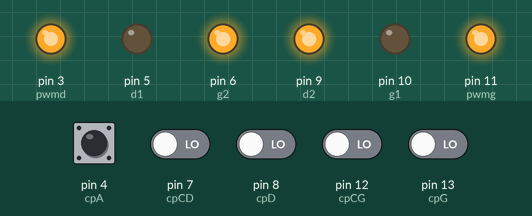
This sketch was run on a simulated Arduino Uno, built with avr-gcc and run on an emulated ATmega328P. On the bench: output pins drawn as LEDs (lit = HIGH). The inputs (shaded band) are chosen by the test bench; at power-on: pin 4 (cpA) HIGH, pin 7 (cpCD), pin 8 (cpD), pin 12 (cpCG), pin 13 (cpG) LOW.

Above: at 1.3 s.
1.4 s: pin 7 (cpCD) driven HIGH
At 2.3 s:
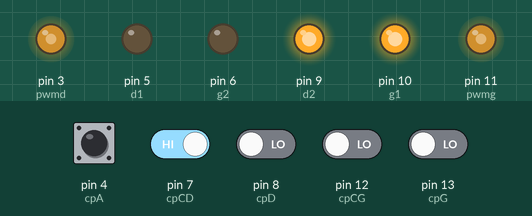
2.9 s: pin 12 (cpCG) driven HIGH
At 3.4 s:
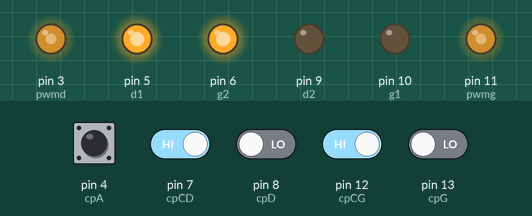
4.4 s: pin 12 (cpCG) driven LOW
At 5.6 s:
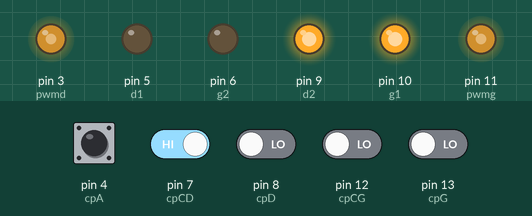
5.9 s: pin 7 (cpCD) driven LOW
At 6.9 s:
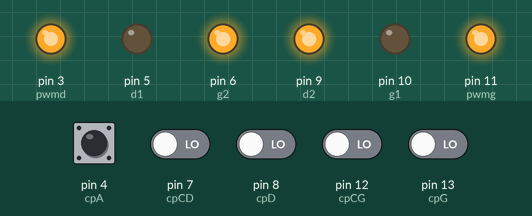
Timing chart, 0 to 8.4 s (numbered marks = the images above; inputs shaded):
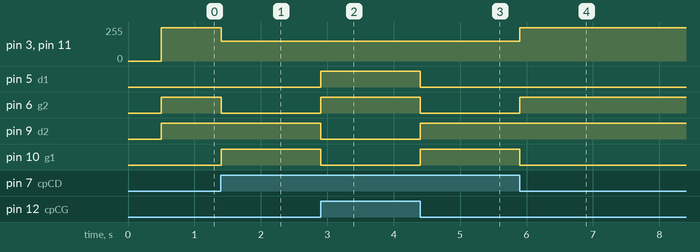

Measured:
- after the input at 1.4 s, pin 3 (pwmd), pin 11 (pwmg): 250/255 → 150/255 at once; pin 6 (g2): HIGH → LOW at once; pin 10 (g1): LOW → HIGH at once
- after the input at 2.9 s, pin 5 (d1), pin 6 (g2): LOW → HIGH at once; pin 9 (d2), pin 10 (g1): HIGH → LOW at once
- after the input at 4.4 s, pin 5 (d1), pin 6 (g2): HIGH → LOW at once; pin 9 (d2), pin 10 (g1): LOW → HIGH at once
- after the input at 5.9 s, pin 3 (pwmd), pin 11 (pwmg): 150/255 → 250/255 at once; pin 6 (g2): LOW → HIGH at once; pin 10 (g1): HIGH → LOW at once

The sketch:

Line_Follower.ino
```cpp
#define pwmd 3
#define d1 5
#define d2 9
#define g2 6
#define g1 10
#define pwmg 11
#define va 250
#define cpD 8
#define cpG 13
#define cpCD 7
#define cpCG 12
#define cpA 4
int testTurn=0;
int CG,CD,CCG,CCD,CA;
//the states
typedef enum {
  Goal,

  Initial,
  FirstTurn,
  Triangle,
  Umberella,
  Cercle,
  Transition,
  All
} State;
State CurrentState=Initial;

void READ(){
     CCG=digitalRead(cpCG);
     CCD=digitalRead(cpCD);
     CG=digitalRead(cpG);
     CD=digitalRead(cpD);
     CA=digitalRead(cpA);
}

void arreter(){
  analogWrite(pwmg,0);
  analogWrite(pwmd,0);
  digitalWrite(d2,LOW);
  digitalWrite(d1,LOW);
    digitalWrite(g2,LOW);
  digitalWrite(g1,LOW);
}
void avancer (){
  analogWrite(pwmg,va);
  analogWrite(pwmd,va);
  digitalWrite(d2,HIGH);
  digitalWrite(d1,LOW);
    digitalWrite(g2,HIGH);
  digitalWrite(g1,LOW);

}
void smoothDroite(){
  analogWrite(pwmg,150);
  analogWrite(pwmd,100);
  digitalWrite(d1,HIGH);
  digitalWrite(d2,LOW);
    digitalWrite(g2,HIGH);
  digitalWrite(g1,LOW);
}
void smoothGauche(){
  analogWrite(pwmg,100);
  analogWrite(pwmd,150);
  digitalWrite(d1,HIGH);
  digitalWrite(d2,LOW);
    digitalWrite(g2,HIGH);
  digitalWrite(g1,LOW);
}
void droite() {
  analogWrite(pwmg,150);
  analogWrite(pwmd,150);
  digitalWrite(d1,HIGH);
  digitalWrite(d2,LOW);
    digitalWrite(g2,HIGH);
  digitalWrite(g1,LOW);

}
void gauche() {
  analogWrite(pwmg,150);
  analogWrite(pwmd,150);
  digitalWrite(d2,HIGH);
  digitalWrite(d1,LOW);
    digitalWrite(g1,HIGH);
  digitalWrite(g2,LOW);

}

void BlackFollower()
    {
      READ();

    if(CCD&&CCG){
    avancer();}
    else if(CD&&!CG){
    droite();
    }
    else if(!digitalRead(cpCD)&&(digitalRead(cpCG))){
    gauche();
    }


}
void setup() {
pinMode(pwmg, OUTPUT);
pinMode(pwmd, OUTPUT);
pinMode(d1, OUTPUT);
pinMode(d2, OUTPUT);
pinMode(g2, OUTPUT);
pinMode(g1, OUTPUT);
pinMode(cpD, INPUT);
pinMode(cpG, INPUT);
pinMode(cpCD, INPUT);
pinMode(cpCG, INPUT);
pinMode(cpA, INPUT);


}

void loop() {
READ();
switch(CurrentState){

  case Initial :{
    arreter();
    delay (500);
    CurrentState=FirstTurn;

  }break;

case FirstTurn :
{READ();
  if(!CA&&CD&&CG&&CCG&&CCD){
    while(CD||CG){
      gauche();
    }
    CurrentState=Triangle;
  }
  else if(!CG&&!CD){
    if(CCG)droite();
    else if (CCD)gauche();
    else avancer();
  }
  else if (CD){
    while(CD||CG){
    droite();}

  }
  else if(CG) gauche();
  else avancer();
}break;
  case Triangle :
  { READ();
    if (CA&&CD&&CG&&CCG&&CCD){
    while(CD||CG){
      avancer();
    }
    CurrentState = Umberella;
  }
   else if(!CD&&!CG){
      if(CCG)droite();
      else if (CCD)gauche();
      else avancer();
    }
    else if (CD){

    droite();}


  else if(CG) gauche();
  }break;

  case Umberella :

  { READ();
    if (CD) CurrentState=Cercle;
      if(CCG)droite();
      else if (CCD)gauche();
      else avancer();
  }break;

  case Cercle:
  {

    if(!CG&&!CD&&!CCG&&!CCD) CurrentState = Transition;
    if (CG)
      gauche();

    else if (CD) smoothDroite();
    else if(CCD) smoothDroite();
    else if (CCG) smoothGauche();
    else (avancer);
  }break;


  case Transition :
  {
    READ();
    if(CG&&CD){
      if(!CCD&&!CCG){
        avancer();
      }
      else if(!CCD&&CCG){
        droite();
      }
      else if(CCD&&!CCG){
        gauche();
      }
      else avancer();
    }
    else if(!CG&&!CD){
      if(CCD&&CCG)avancer();
      else if(CCD&&!CCG){
        droite();
      }
      else if(!CCD&&CCG){
        gauche();
      }
      else avancer();
    }
    else if (!CD&&CG){
      if(CCD&&CCG){
        gauche();
      }
      else if(!CCD&&CCG){
        droite();
      }
      else avancer();
    }
    else if (CD&&!CG){
      if(CCD&&CCG){
        droite();
      }
      else if(!CCD&&CCG){
        gauche();
      }
      else avancer();
    }
    else avancer();
  }break;

  case Goal:
  {
    arreter();

    }break;
  }
}
```
